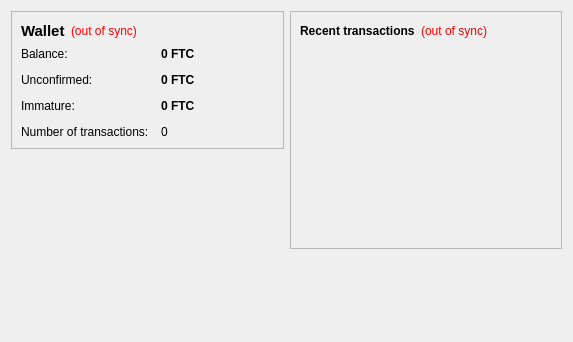
<?xml version="1.0" encoding="UTF-8"?>
<ui version="4.0">
 <class>OverviewPage</class>
 <widget class="QWidget" name="OverviewPage">
  <property name="geometry">
   <rect>
    <x>0</x>
    <y>0</y>
    <width>573</width>
    <height>342</height>
   </rect>
  </property>
  <property name="windowTitle">
   <string>Form</string>
  </property>
  <layout class="QHBoxLayout" name="horizontalLayout" stretch="1,1">
   <item>
    <layout class="QVBoxLayout" name="verticalLayout_2">
     <item>
      <widget class="QFrame" name="frame">
       <property name="frameShape">
        <enum>QFrame::StyledPanel</enum>
       </property>
       <property name="frameShadow">
        <enum>QFrame::Raised</enum>
       </property>
       <layout class="QVBoxLayout" name="verticalLayout_4">
        <item>
         <layout class="QHBoxLayout" name="horizontalLayout_4">
          <item>
           <widget class="QLabel" name="label_5">
            <property name="font">
             <font>
              <pointsize>11</pointsize>
              <weight>75</weight>
              <bold>true</bold>
             </font>
            </property>
            <property name="text">
             <string>Wallet</string>
            </property>
           </widget>
          </item>
          <item>
           <widget class="QLabel" name="labelWalletStatus">
            <property name="toolTip">
             <string>The displayed information may be out of date. Your wallet automatically synchronizes with the Feathercoin network after a connection is established, but this process has not completed yet.</string>
            </property>
            <property name="styleSheet">
             <string notr="true">QLabel { color: red; }</string>
            </property>
            <property name="text">
             <string notr="true">(out of sync)</string>
            </property>
            <property name="alignment">
             <set>Qt::AlignLeading|Qt::AlignLeft|Qt::AlignVCenter</set>
            </property>
           </widget>
          </item>
          <item>
           <spacer name="horizontalSpacer_2">
            <property name="orientation">
             <enum>Qt::Horizontal</enum>
            </property>
            <property name="sizeHint" stdset="0">
             <size>
              <width>40</width>
              <height>20</height>
             </size>
            </property>
           </spacer>
          </item>
         </layout>
        </item>
        <item>
         <layout class="QFormLayout" name="formLayout_2">
          <property name="fieldGrowthPolicy">
           <enum>QFormLayout::AllNonFixedFieldsGrow</enum>
          </property>
          <property name="horizontalSpacing">
           <number>12</number>
          </property>
          <property name="verticalSpacing">
           <number>12</number>
          </property>
          <item row="0" column="0">
           <widget class="QLabel" name="label">
            <property name="text">
             <string>Balance:</string>
            </property>
           </widget>
          </item>
          <item row="0" column="1">
           <widget class="QLabel" name="labelBalance">
            <property name="font">
             <font>
              <weight>75</weight>
              <bold>true</bold>
             </font>
            </property>
            <property name="cursor">
             <cursorShape>IBeamCursor</cursorShape>
            </property>
            <property name="toolTip">
             <string>Your current balance</string>
            </property>
            <property name="text">
             <string notr="true">0 FTC</string>
            </property>
            <property name="textInteractionFlags">
             <set>Qt::LinksAccessibleByMouse|Qt::TextSelectableByKeyboard|Qt::TextSelectableByMouse</set>
            </property>
           </widget>
          </item>
          <item row="1" column="0">
           <widget class="QLabel" name="label_3">
            <property name="text">
             <string>Unconfirmed:</string>
            </property>
           </widget>
          </item>
          <item row="1" column="1">
           <widget class="QLabel" name="labelUnconfirmed">
            <property name="font">
             <font>
              <weight>75</weight>
              <bold>true</bold>
             </font>
            </property>
            <property name="cursor">
             <cursorShape>IBeamCursor</cursorShape>
            </property>
            <property name="toolTip">
             <string>Total of transactions that have yet to be confirmed, and do not yet count toward the current balance</string>
            </property>
            <property name="text">
             <string notr="true">0 FTC</string>
            </property>
            <property name="textInteractionFlags">
             <set>Qt::LinksAccessibleByMouse|Qt::TextSelectableByKeyboard|Qt::TextSelectableByMouse</set>
            </property>
           </widget>
          </item>
          <item row="3" column="0">
           <widget class="QLabel" name="label_2">
            <property name="text">
             <string>Number of transactions:</string>
            </property>
           </widget>
          </item>
          <item row="3" column="1">
           <widget class="QLabel" name="labelNumTransactions">
            <property name="toolTip">
             <string>Total number of transactions in wallet</string>
            </property>
            <property name="text">
             <string notr="true">0</string>
            </property>
           </widget>
          </item>
          <item row="2" column="0">
           <widget class="QLabel" name="labelImmatureText">
            <property name="text">
             <string>Immature:</string>
            </property>
           </widget>
          </item>
          <item row="2" column="1">
           <widget class="QLabel" name="labelImmature">
            <property name="font">
             <font>
              <weight>75</weight>
              <bold>true</bold>
             </font>
            </property>
            <property name="toolTip">
             <string>Mined balance that has not yet matured</string>
            </property>
            <property name="text">
             <string notr="true">0 FTC</string>
            </property>
            <property name="textInteractionFlags">
             <set>Qt::LinksAccessibleByMouse|Qt::TextSelectableByKeyboard|Qt::TextSelectableByMouse</set>
            </property>
           </widget>
          </item>
         </layout>
        </item>
       </layout>
      </widget>
     </item>
     <item>
      <spacer name="verticalSpacer">
       <property name="orientation">
        <enum>Qt::Vertical</enum>
       </property>
       <property name="sizeHint" stdset="0">
        <size>
         <width>20</width>
         <height>40</height>
        </size>
       </property>
      </spacer>
     </item>
    </layout>
   </item>
   <item>
    <layout class="QVBoxLayout" name="verticalLayout_3">
     <item>
      <widget class="QFrame" name="frame_2">
       <property name="frameShape">
        <enum>QFrame::StyledPanel</enum>
       </property>
       <property name="frameShadow">
        <enum>QFrame::Raised</enum>
       </property>
       <layout class="QVBoxLayout" name="verticalLayout">
        <item>
         <layout class="QHBoxLayout" name="horizontalLayout_2">
          <item>
           <widget class="QLabel" name="label_4">
            <property name="text">
             <string>&lt;b&gt;Recent transactions&lt;/b&gt;</string>
            </property>
           </widget>
          </item>
          <item>
           <widget class="QLabel" name="labelTransactionsStatus">
            <property name="toolTip">
             <string>The displayed information may be out of date. Your wallet automatically synchronizes with the Feathercoin network after a connection is established, but this process has not completed yet.</string>
            </property>
            <property name="styleSheet">
             <string notr="true">QLabel { color: red; }</string>
            </property>
            <property name="text">
             <string notr="true">(out of sync)</string>
            </property>
            <property name="alignment">
             <set>Qt::AlignRight|Qt::AlignTrailing|Qt::AlignVCenter</set>
            </property>
           </widget>
          </item>
          <item>
           <spacer name="horizontalSpacer">
            <property name="orientation">
             <enum>Qt::Horizontal</enum>
            </property>
            <property name="sizeHint" stdset="0">
             <size>
              <width>40</width>
              <height>20</height>
             </size>
            </property>
           </spacer>
          </item>
         </layout>
        </item>
        <item>
         <widget class="QListView" name="listTransactions">
          <property name="styleSheet">
           <string notr="true">QListView { background: transparent; }</string>
          </property>
          <property name="frameShape">
           <enum>QFrame::NoFrame</enum>
          </property>
          <property name="verticalScrollBarPolicy">
           <enum>Qt::ScrollBarAlwaysOff</enum>
          </property>
          <property name="horizontalScrollBarPolicy">
           <enum>Qt::ScrollBarAlwaysOff</enum>
          </property>
          <property name="selectionMode">
           <enum>QAbstractItemView::NoSelection</enum>
          </property>
         </widget>
        </item>
       </layout>
      </widget>
     </item>
     <item>
      <spacer name="verticalSpacer_2">
       <property name="orientation">
        <enum>Qt::Vertical</enum>
       </property>
       <property name="sizeHint" stdset="0">
        <size>
         <width>20</width>
         <height>40</height>
        </size>
       </property>
      </spacer>
     </item>
    </layout>
   </item>
  </layout>
 </widget>
 <resources/>
 <connections/>
</ui>
